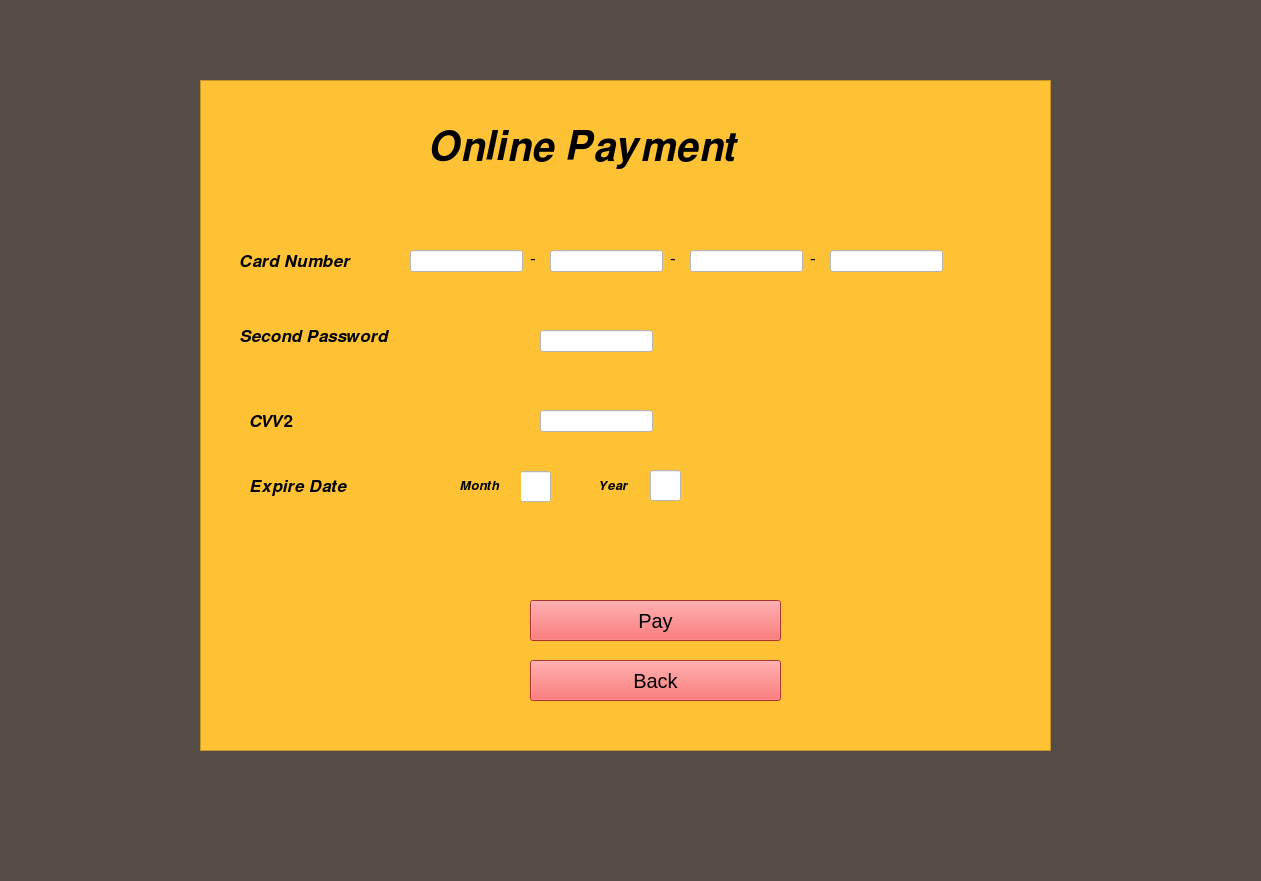
<?xml version="1.0" encoding="UTF-8"?>
<ui version="4.0">
 <class>MainWindow</class>
 <widget class="QMainWindow" name="MainWindow">
  <property name="geometry">
   <rect>
    <x>0</x>
    <y>0</y>
    <width>1261</width>
    <height>881</height>
   </rect>
  </property>
  <property name="windowTitle">
   <string>MainWindow</string>
  </property>
  <property name="styleSheet">
   <string notr="true">background-color: rgb(85, 76, 70)</string>
  </property>
  <widget class="QWidget" name="centralwidget">
   <widget class="QFrame" name="frame">
    <property name="geometry">
     <rect>
      <x>200</x>
      <y>80</y>
      <width>851</width>
      <height>671</height>
     </rect>
    </property>
    <property name="styleSheet">
     <string notr="true">background-color: rgb(255, 194, 53)</string>
    </property>
    <property name="frameShape">
     <enum>QFrame::StyledPanel</enum>
    </property>
    <property name="frameShadow">
     <enum>QFrame::Raised</enum>
    </property>
    <widget class="QLabel" name="label">
     <property name="geometry">
      <rect>
       <x>230</x>
       <y>30</y>
       <width>411</width>
       <height>71</height>
      </rect>
     </property>
     <property name="styleSheet">
      <string notr="true">font-size: 30pt</string>
     </property>
     <property name="text">
      <string>𝑶𝒏𝒍𝒊𝒏𝒆 𝑷𝒂𝒚𝒎𝒆𝒏𝒕</string>
     </property>
    </widget>
    <widget class="QPushButton" name="CustomerLogin_2">
     <property name="geometry">
      <rect>
       <x>330</x>
       <y>520</y>
       <width>251</width>
       <height>41</height>
      </rect>
     </property>
     <property name="styleSheet">
      <string notr="true">background-color: rgb(255, 66, 66); font-size: 15pt</string>
     </property>
     <property name="text">
      <string>Pay</string>
     </property>
    </widget>
    <widget class="QLineEdit" name="lineEdit">
     <property name="geometry">
      <rect>
       <x>210</x>
       <y>170</y>
       <width>113</width>
       <height>22</height>
      </rect>
     </property>
     <property name="styleSheet">
      <string notr="true">background-color: rgb(255, 255, 255); font-size: 10pt</string>
     </property>
    </widget>
    <widget class="QLineEdit" name="lineEdit_2">
     <property name="geometry">
      <rect>
       <x>350</x>
       <y>170</y>
       <width>113</width>
       <height>22</height>
      </rect>
     </property>
     <property name="styleSheet">
      <string notr="true">background-color: rgb(255, 255, 255); font-size: 10pt</string>
     </property>
    </widget>
    <widget class="QLineEdit" name="lineEdit_3">
     <property name="geometry">
      <rect>
       <x>490</x>
       <y>170</y>
       <width>113</width>
       <height>22</height>
      </rect>
     </property>
     <property name="styleSheet">
      <string notr="true">background-color: rgb(255, 255, 255); font-size: 10pt</string>
     </property>
    </widget>
    <widget class="QLineEdit" name="lineEdit_4">
     <property name="geometry">
      <rect>
       <x>630</x>
       <y>170</y>
       <width>113</width>
       <height>22</height>
      </rect>
     </property>
     <property name="styleSheet">
      <string notr="true">background-color: rgb(255, 255, 255); font-size: 10pt</string>
     </property>
    </widget>
    <widget class="QLabel" name="label_2">
     <property name="geometry">
      <rect>
       <x>40</x>
       <y>170</y>
       <width>151</width>
       <height>21</height>
      </rect>
     </property>
     <property name="styleSheet">
      <string notr="true">font-size: 13pt</string>
     </property>
     <property name="text">
      <string>𝑪𝒂𝒓𝒅 𝑵𝒖𝒎𝒃𝒆𝒓</string>
     </property>
    </widget>
    <widget class="QLabel" name="label_3">
     <property name="geometry">
      <rect>
       <x>330</x>
       <y>170</y>
       <width>16</width>
       <height>16</height>
      </rect>
     </property>
     <property name="styleSheet">
      <string notr="true">font-size: 13pt</string>
     </property>
     <property name="text">
      <string>-</string>
     </property>
    </widget>
    <widget class="QLabel" name="label_4">
     <property name="geometry">
      <rect>
       <x>470</x>
       <y>170</y>
       <width>16</width>
       <height>16</height>
      </rect>
     </property>
     <property name="styleSheet">
      <string notr="true">font-size: 13pt</string>
     </property>
     <property name="text">
      <string>-</string>
     </property>
    </widget>
    <widget class="QLabel" name="label_5">
     <property name="geometry">
      <rect>
       <x>610</x>
       <y>170</y>
       <width>16</width>
       <height>16</height>
      </rect>
     </property>
     <property name="styleSheet">
      <string notr="true">font-size: 13pt</string>
     </property>
     <property name="text">
      <string>-</string>
     </property>
    </widget>
    <widget class="QLabel" name="label_6">
     <property name="geometry">
      <rect>
       <x>40</x>
       <y>240</y>
       <width>191</width>
       <height>31</height>
      </rect>
     </property>
     <property name="styleSheet">
      <string notr="true">font-size: 13pt</string>
     </property>
     <property name="text">
      <string>𝑺𝒆𝒄𝒐𝒏𝒅 𝑷𝒂𝒔𝒔𝒘𝒐𝒓𝒅</string>
     </property>
    </widget>
    <widget class="QLabel" name="label_7">
     <property name="geometry">
      <rect>
       <x>50</x>
       <y>330</y>
       <width>121</width>
       <height>21</height>
      </rect>
     </property>
     <property name="styleSheet">
      <string notr="true">font-size: 13pt</string>
     </property>
     <property name="text">
      <string>𝑪𝑽𝑽𝟐</string>
     </property>
    </widget>
    <widget class="QLabel" name="label_8">
     <property name="geometry">
      <rect>
       <x>50</x>
       <y>390</y>
       <width>151</width>
       <height>31</height>
      </rect>
     </property>
     <property name="styleSheet">
      <string notr="true">font-size: 13pt</string>
     </property>
     <property name="text">
      <string>𝑬𝒙𝒑𝒊𝒓𝒆 𝑫𝒂𝒕𝒆</string>
     </property>
    </widget>
    <widget class="QLineEdit" name="lineEdit_5">
     <property name="geometry">
      <rect>
       <x>340</x>
       <y>250</y>
       <width>113</width>
       <height>22</height>
      </rect>
     </property>
     <property name="styleSheet">
      <string notr="true">background-color: rgb(255, 255, 255); font-size: 10pt</string>
     </property>
    </widget>
    <widget class="QLineEdit" name="lineEdit_6">
     <property name="geometry">
      <rect>
       <x>340</x>
       <y>330</y>
       <width>113</width>
       <height>22</height>
      </rect>
     </property>
     <property name="styleSheet">
      <string notr="true">background-color: rgb(255, 255, 255); font-size: 10pt</string>
     </property>
    </widget>
    <widget class="QLineEdit" name="lineEdit_7">
     <property name="geometry">
      <rect>
       <x>320</x>
       <y>391</y>
       <width>31</width>
       <height>31</height>
      </rect>
     </property>
     <property name="styleSheet">
      <string notr="true">background-color: rgb(255, 255, 255); font-size: 10pt</string>
     </property>
    </widget>
    <widget class="QLineEdit" name="lineEdit_8">
     <property name="geometry">
      <rect>
       <x>450</x>
       <y>390</y>
       <width>31</width>
       <height>31</height>
      </rect>
     </property>
     <property name="styleSheet">
      <string notr="true">background-color: rgb(255, 255, 255); font-size: 10pt</string>
     </property>
    </widget>
    <widget class="QLabel" name="label_9">
     <property name="geometry">
      <rect>
       <x>260</x>
       <y>390</y>
       <width>61</width>
       <height>31</height>
      </rect>
     </property>
     <property name="styleSheet">
      <string notr="true">font-size: 10pt</string>
     </property>
     <property name="text">
      <string>𝑴𝒐𝒏𝒕𝒉</string>
     </property>
    </widget>
    <widget class="QLabel" name="label_10">
     <property name="geometry">
      <rect>
       <x>400</x>
       <y>390</y>
       <width>41</width>
       <height>31</height>
      </rect>
     </property>
     <property name="styleSheet">
      <string notr="true">font-size: 10pt</string>
     </property>
     <property name="text">
      <string>𝒀𝒆𝒂𝒓</string>
     </property>
    </widget>
    <widget class="QPushButton" name="CustomerLogin_3">
     <property name="geometry">
      <rect>
       <x>330</x>
       <y>580</y>
       <width>251</width>
       <height>41</height>
      </rect>
     </property>
     <property name="styleSheet">
      <string notr="true">background-color: rgb(255, 66, 66); font-size: 15pt</string>
     </property>
     <property name="text">
      <string>Back</string>
     </property>
    </widget>
   </widget>
  </widget>
  <widget class="QMenuBar" name="menubar">
   <property name="geometry">
    <rect>
     <x>0</x>
     <y>0</y>
     <width>1261</width>
     <height>26</height>
    </rect>
   </property>
  </widget>
  <widget class="QStatusBar" name="statusbar"/>
 </widget>
 <resources/>
 <connections/>
</ui>
